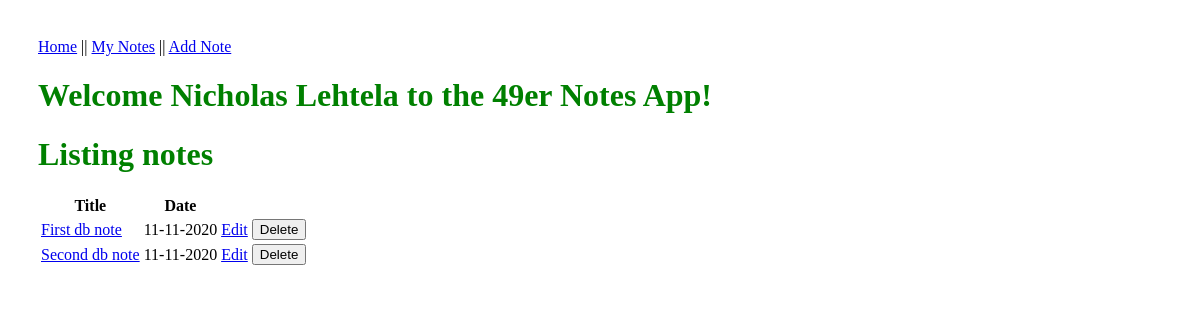
/notes, run on an earlier commit of the app's database.
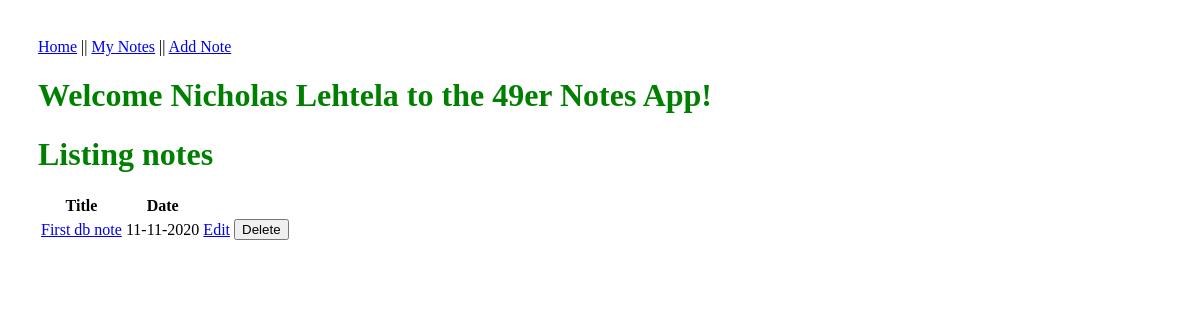
And on a later commit of the database.
### models.py (models this page shows, shortened)
class User(db.Model):
    id = id = db.Column("id", db.Integer, primary_key=True)
    name = db.Column("name", db.String(100))
    email = db.Column("email", db.String(100))

class Note(db.Model):
    id = db.Column("id", db.Integer, primary_key=True)
    title = db.Column("title", db.String(200))
    text = db.Column("text", db.String(100))
    date = db.Column("date", db.String(50))

### flask05.py (the view)
@app.route('/notes')
def get_notes():
    a_user = db.session.query(User).filter_by(email='nlehtela@uncc.edu').one()
    my_notes = db.session.query(Note).all()
    return render_template('notes.html', notes=my_notes, user=a_user)

### templates/notes.html (shortened to what this page needs)
<!DOCTYPE html>
<html lang="en">
    <head>
        <link rel="stylesheet" href="{{ url_for('static', filename='main.css') }}">
    </head>
    <body>
        <nav>
            <a href="{{url_for('index')}}">Home</a> ||
            <a href="{{url_for('get_notes')}}">My Notes</a> ||
            <a href="{{url_for('new_note')}}">Add Note</a>
        </nav>
        <h1>Welcome {{user.name}} to the 49er Notes App!</h1>
        <h1>Listing notes</h1>
        <table>
            <tr>
                <th>Title</th>
                <th>Date</th>
            </tr>
            {% for note in notes %}
            <tr>
                <td><a href="{{ url_for('get_note', note_id=note.id) }}">{{note.title}}</a></td>
                <td>{{note.date}}</td>
                <td><a href="{{ url_for('update_note', note_id=note.id)}}">Edit</a></td>
                <td><form action="{{ url_for('delete_note', note_id=note.id) }}" method="post">
                    <input type="submit" value="Delete">
                </form></td>
            </tr>
            {% endfor %}
        </table>
    </body>
</html>

### static/main.css (style rules this page uses)
body { padding: 30px 30px; }
h1 { color: green; }

What changed in the data, as far as the page shows it:
removed Note: title "Second db note", date "11-11-2020"
